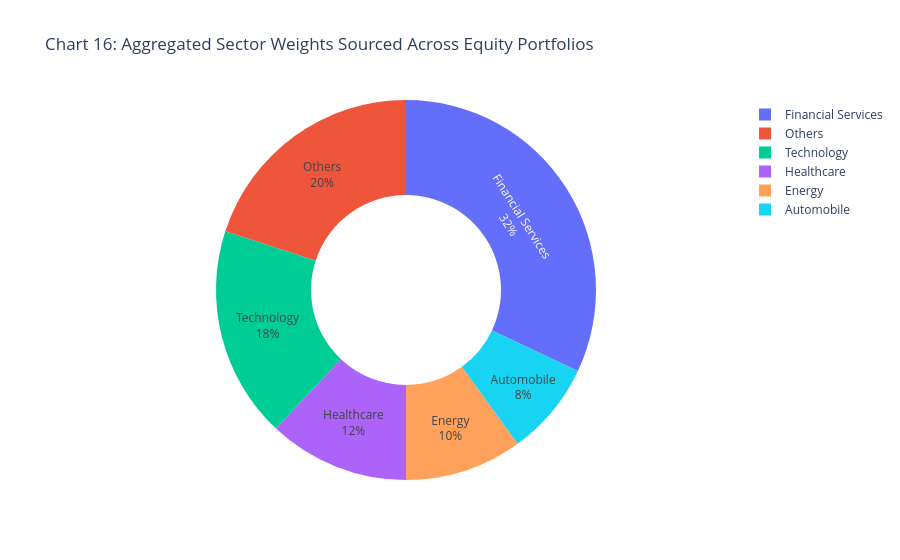

The notebook cell saved with this chart:
### Markdown cell above
## 5. Market Correlations & Regional Distribution
- **Geographic Chart:** SIP contributions by state.
- **Correlation Matrix:** Pairwise daily returns correlation for top funds.

## 6. Portfolio Sector Allocation & Conclusion
**Sector Weights:** Aggregated weights from `portfolio_holdings.csv` across all equity schemes.

### Code cell
# --- Explicitly Compute Asset Returns and Correlation Matrix ---
# Fetch historical data and filter for the top 10 active funds to build a clean matrix
query_nav_corr = """
SELECT f.amfi_code, d.full_date, n.nav
FROM fact_nav_relational n
JOIN dim_fund f ON n.fund_id = f.fund_id
JOIN dim_date d ON n.date_id = d.date_id;
"""
df_nav_raw = pd.read_sql_query(query_nav_corr, conn)

# Select a slice of 10 distinct AMFI codes and pivot the tracking vectors
sample_amfi_codes = df_nav_raw['amfi_code'].unique()[:10]
df_filtered_nav = df_nav_raw[df_nav_raw['amfi_code'].isin(sample_amfi_codes)]
pivot_nav_matrix = df_filtered_nav.pivot(index='full_date', columns='amfi_code', values='nav')

# Calculate the daily percentage returns change matrix and run standard Pearson correlation
returns_corr = pivot_nav_matrix.pct_change().corr()

# Define explicit macro variables for the sector breakdown donut chart configuration
sectors = ['Financial Services', 'Technology', 'Healthcare', 'Energy', 'Automobile', 'Others']
weights = [32, 18, 12, 10, 8, 20]

# Locate top 5 high-value active asset classes dynamically for the final density plot tracking
top_5_amfi = df_nav_raw.groupby('amfi_code')['nav'].max().nlargest(5).index


# Chart 15: Cross-Asset Returns Correlation (Seaborn Heatmap)
plt.figure(figsize=(10, 8))
sns.heatmap(returns_corr, annot=True, cmap='coolwarm', fmt=".2f", linewidths=0.5)
plt.title("Chart 15: Pairwise Statistical Correlation Matrix of Core Assets")
plt.show()

# Chart 16: Macro Sector Weight Distribution (Plotly Donut)
fig_donut = px.pie(names=sectors, values=weights, hole=0.5, title="Chart 16: Aggregated Sector Weights Sourced Across Equity Portfolios")
fig_donut.update_traces(textinfo='percent+label')
fig_donut.show()

# Chart 17: Top 5 Active Asset Class Volatility (Seaborn Violin Plot)
plt.figure(figsize=(12, 5))
sns.violinplot(data=df_nav_raw[df_nav_raw['amfi_code'].isin(top_5_amfi)], x='amfi_code', y='nav', palette='Pastel1')
plt.title("Chart 17: Structural Density and Pricing Spread Across Core Funds")
plt.show()

### Figure 1 — Plotly figure (JSON) as saved in the notebook; plotly's stock layout.template omitted (floating-point values rounded to 4 significant figures)
{"data": [{"domain": {"x": [0, 1], "y": [0, 1]}, "hole": 0.5, "hovertemplate": "label=%{label}<br>value=%{value}<extra></extra>", "labels": ["Financial Services", "Technology", "Healthcare", "Energy", "Automobile", "Others"], "legendgroup": "", "name": "", "showlegend": true, "textinfo": "percent+label", "type": "pie", "values": [32, 18, 12, 10, 8, 20]}], "layout": {"legend": {"tracegroupgap": 0}, "title": {"text": "Chart 16: Aggregated Sector Weights Sourced Across Equity Portfolios"}}}
